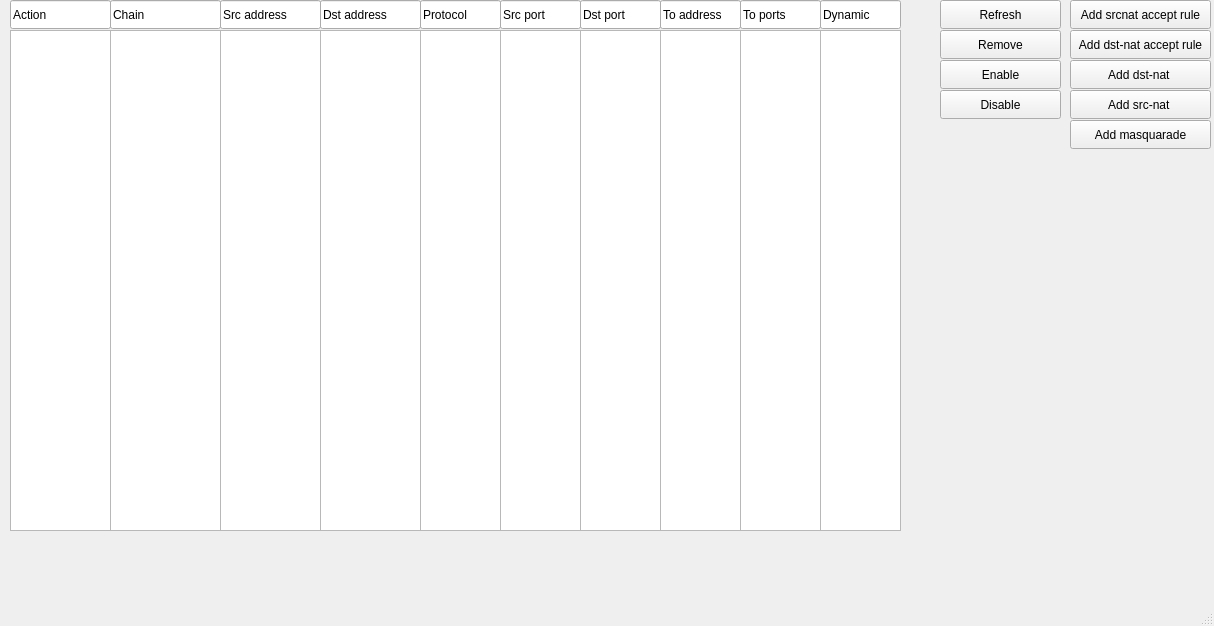
<?xml version="1.0" encoding="UTF-8"?>
<ui version="4.0">
 <class>MainWindow</class>
 <widget class="QMainWindow" name="MainWindow">
  <property name="geometry">
   <rect>
    <x>0</x>
    <y>0</y>
    <width>1214</width>
    <height>626</height>
   </rect>
  </property>
  <property name="windowTitle">
   <string>NAT</string>
  </property>
  <widget class="QWidget" name="centralwidget">
   <widget class="QLineEdit" name="version_2">
    <property name="geometry">
     <rect>
      <x>220</x>
      <y>0</y>
      <width>101</width>
      <height>29</height>
     </rect>
    </property>
    <property name="text">
     <string>Src address</string>
    </property>
   </widget>
   <widget class="QLineEdit" name="version">
    <property name="geometry">
     <rect>
      <x>110</x>
      <y>0</y>
      <width>111</width>
      <height>29</height>
     </rect>
    </property>
    <property name="text">
     <string>Chain</string>
    </property>
   </widget>
   <widget class="QListWidget" name="actionField">
    <property name="geometry">
     <rect>
      <x>10</x>
      <y>30</y>
      <width>101</width>
      <height>501</height>
     </rect>
    </property>
   </widget>
   <widget class="QListWidget" name="srcaddrField">
    <property name="geometry">
     <rect>
      <x>220</x>
      <y>30</y>
      <width>101</width>
      <height>501</height>
     </rect>
    </property>
   </widget>
   <widget class="QLineEdit" name="package_2">
    <property name="geometry">
     <rect>
      <x>10</x>
      <y>0</y>
      <width>101</width>
      <height>29</height>
     </rect>
    </property>
    <property name="text">
     <string>Action</string>
    </property>
   </widget>
   <widget class="QListWidget" name="protField">
    <property name="geometry">
     <rect>
      <x>420</x>
      <y>30</y>
      <width>81</width>
      <height>501</height>
     </rect>
    </property>
   </widget>
   <widget class="QPushButton" name="refreshButton">
    <property name="geometry">
     <rect>
      <x>940</x>
      <y>0</y>
      <width>121</width>
      <height>29</height>
     </rect>
    </property>
    <property name="text">
     <string>Refresh</string>
    </property>
   </widget>
   <widget class="QListWidget" name="chainField">
    <property name="geometry">
     <rect>
      <x>110</x>
      <y>30</y>
      <width>111</width>
      <height>501</height>
     </rect>
    </property>
   </widget>
   <widget class="QListWidget" name="dstaddrField">
    <property name="geometry">
     <rect>
      <x>320</x>
      <y>30</y>
      <width>101</width>
      <height>501</height>
     </rect>
    </property>
   </widget>
   <widget class="QPushButton" name="removeButton">
    <property name="geometry">
     <rect>
      <x>940</x>
      <y>30</y>
      <width>121</width>
      <height>29</height>
     </rect>
    </property>
    <property name="text">
     <string>Remove</string>
    </property>
   </widget>
   <widget class="QPushButton" name="enableButton">
    <property name="geometry">
     <rect>
      <x>940</x>
      <y>60</y>
      <width>121</width>
      <height>29</height>
     </rect>
    </property>
    <property name="text">
     <string>Enable</string>
    </property>
   </widget>
   <widget class="QPushButton" name="disableButton">
    <property name="geometry">
     <rect>
      <x>940</x>
      <y>90</y>
      <width>121</width>
      <height>29</height>
     </rect>
    </property>
    <property name="text">
     <string>Disable</string>
    </property>
   </widget>
   <widget class="QPushButton" name="srcacceptButton">
    <property name="geometry">
     <rect>
      <x>1070</x>
      <y>0</y>
      <width>141</width>
      <height>29</height>
     </rect>
    </property>
    <property name="text">
     <string>Add srcnat accept rule</string>
    </property>
   </widget>
   <widget class="QPushButton" name="dstacceptButton">
    <property name="geometry">
     <rect>
      <x>1070</x>
      <y>30</y>
      <width>141</width>
      <height>29</height>
     </rect>
    </property>
    <property name="text">
     <string>Add dst-nat accept rule</string>
    </property>
   </widget>
   <widget class="QPushButton" name="dstButton">
    <property name="geometry">
     <rect>
      <x>1070</x>
      <y>60</y>
      <width>141</width>
      <height>29</height>
     </rect>
    </property>
    <property name="text">
     <string>Add dst-nat </string>
    </property>
   </widget>
   <widget class="QPushButton" name="srcButton">
    <property name="geometry">
     <rect>
      <x>1070</x>
      <y>90</y>
      <width>141</width>
      <height>29</height>
     </rect>
    </property>
    <property name="text">
     <string>Add src-nat </string>
    </property>
   </widget>
   <widget class="QPushButton" name="masqButton">
    <property name="geometry">
     <rect>
      <x>1070</x>
      <y>120</y>
      <width>141</width>
      <height>29</height>
     </rect>
    </property>
    <property name="text">
     <string>Add masquarade</string>
    </property>
   </widget>
   <widget class="QLineEdit" name="version_3">
    <property name="geometry">
     <rect>
      <x>320</x>
      <y>0</y>
      <width>101</width>
      <height>29</height>
     </rect>
    </property>
    <property name="text">
     <string>Dst address</string>
    </property>
   </widget>
   <widget class="QLineEdit" name="version_4">
    <property name="geometry">
     <rect>
      <x>420</x>
      <y>0</y>
      <width>81</width>
      <height>29</height>
     </rect>
    </property>
    <property name="text">
     <string>Protocol</string>
    </property>
   </widget>
   <widget class="QLineEdit" name="version_5">
    <property name="geometry">
     <rect>
      <x>500</x>
      <y>0</y>
      <width>81</width>
      <height>29</height>
     </rect>
    </property>
    <property name="text">
     <string>Src port</string>
    </property>
   </widget>
   <widget class="QListWidget" name="srcportField">
    <property name="geometry">
     <rect>
      <x>500</x>
      <y>30</y>
      <width>81</width>
      <height>501</height>
     </rect>
    </property>
   </widget>
   <widget class="QLineEdit" name="version_6">
    <property name="geometry">
     <rect>
      <x>580</x>
      <y>0</y>
      <width>81</width>
      <height>29</height>
     </rect>
    </property>
    <property name="text">
     <string>Dst port</string>
    </property>
   </widget>
   <widget class="QListWidget" name="dstportField">
    <property name="geometry">
     <rect>
      <x>580</x>
      <y>30</y>
      <width>81</width>
      <height>501</height>
     </rect>
    </property>
   </widget>
   <widget class="QLineEdit" name="version_7">
    <property name="geometry">
     <rect>
      <x>660</x>
      <y>0</y>
      <width>81</width>
      <height>29</height>
     </rect>
    </property>
    <property name="text">
     <string>To address</string>
    </property>
   </widget>
   <widget class="QListWidget" name="toaddressField">
    <property name="geometry">
     <rect>
      <x>660</x>
      <y>30</y>
      <width>81</width>
      <height>501</height>
     </rect>
    </property>
   </widget>
   <widget class="QLineEdit" name="version_8">
    <property name="geometry">
     <rect>
      <x>740</x>
      <y>0</y>
      <width>81</width>
      <height>29</height>
     </rect>
    </property>
    <property name="text">
     <string>To ports</string>
    </property>
   </widget>
   <widget class="QListWidget" name="toportField">
    <property name="geometry">
     <rect>
      <x>740</x>
      <y>30</y>
      <width>81</width>
      <height>501</height>
     </rect>
    </property>
   </widget>
   <widget class="QLineEdit" name="version_9">
    <property name="geometry">
     <rect>
      <x>820</x>
      <y>0</y>
      <width>81</width>
      <height>29</height>
     </rect>
    </property>
    <property name="text">
     <string>Dynamic</string>
    </property>
   </widget>
   <widget class="QListWidget" name="dynamicField">
    <property name="geometry">
     <rect>
      <x>820</x>
      <y>30</y>
      <width>81</width>
      <height>501</height>
     </rect>
    </property>
   </widget>
  </widget>
  <widget class="QStatusBar" name="statusbar"/>
 </widget>
 <resources/>
 <connections/>
</ui>
